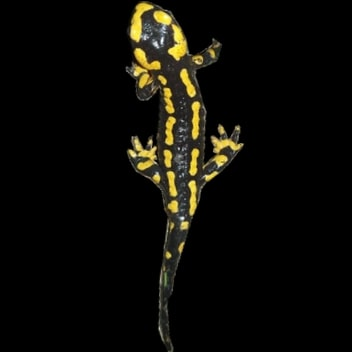
#> input picture 1005.jpg, 352 x 352 px
$ python image_moments.py
#> lines starting #> are read from the running program, lines starting #| are printed output that depends on the picture; after the words box and inside, x2 and y2 are one past the last pixel; in counts of white or black regions, pixels touching at a corner belong together
import cv2
import numpy as np

def image_moment(img):
#> called with img = '1005.jpg'
   image = cv2.imread(img)
#> image is the input picture: shape (352, 352, 3); mean B, G, R 6.8, 11.6, 12.7
   gray = cv2.cvtColor(image,cv2.COLOR_BGR2GRAY)
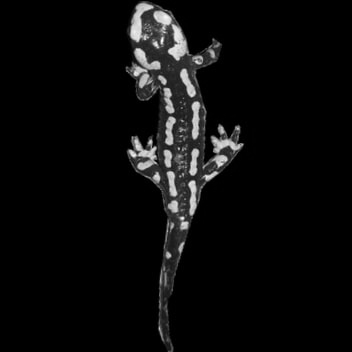
#> gray: shape (352, 352); min 0, max 250, mean 11.4
   blur = cv2.GaussianBlur(gray, (5, 5), 0)
   ret, tresh = cv2.threshold(blur, 140, 255, cv2.THRESH_BINARY)
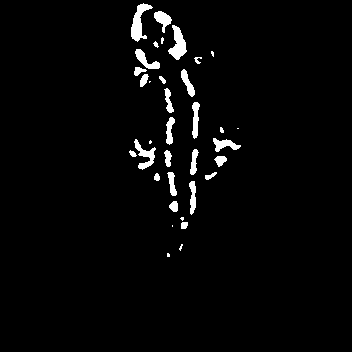
#> tresh: shape (352, 352); 2.8% white; 35 white regions (10 under 20 px)
   cv2.imshow('tresh',tresh)
   contours, _ = cv2.findContours(tresh, cv2.RETR_EXTERNAL, cv2.CHAIN_APPROX_SIMPLE)
#> contours = 35 contours, 12 with area under 20; largest, box (x1, y1, x2, y2) and area: (131, 3, 153, 42) 319, (168, 25, 187, 60) 306, (134, 139, 156, 170) 212, (135, 49, 160, 69) 174, (154, 11, 172, 33) 171
   for contour in contours:
      M = cv2.moments(contour)
      if M["m00"] != 0:
         cx = int(M["m10"] / M["m00"])
         cy = int(M["m01"] / M["m00"])
#> this loop made 35 passes
#> (contour, cx, cy) on pass 23: ([[149, 81], [149, 82], [150, 81]], 149, 81)
#> (cx, cy) on passes 1, 2, 4, 5, 6, 7: (167, 254), (180, 246), (183, 224), (181, 218), (173, 206), (192, 196)

   image_contour = cv2.drawContours(image, contours, -1, (0, 0, 255), 2)
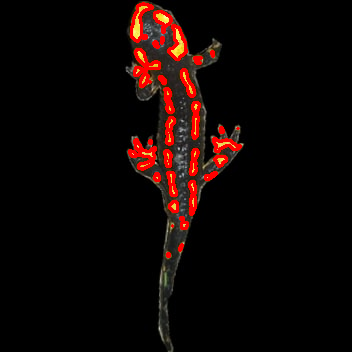
#> image_contour: shape (352, 352, 3); mean B, G, R 4, 5.8, 15.6
   #quadrillage sur l'image pour récuperer les positions
   largeur_image, hauteur_image, _ = image.shape
#> largeur_image = 352; hauteur_image = 352
   espacement_horizontal = 15
   espacement_vertical = 15
   couleur_lignes = (255, 255, 0)
   epaisseur_lignes = 1
   tab_coordonnees =[]

   for y in range(0, hauteur_image, espacement_vertical):
      ligne = []
      cv2.line(image, (0, y), (largeur_image, y), couleur_lignes, epaisseur_lignes)
      for x in range(0, largeur_image, espacement_horizontal):
         cv2.line(image, (x, 0), (x, hauteur_image), couleur_lignes, epaisseur_lignes)
         ligne.append((x,y))
      tab_coordonnees.append(ligne)
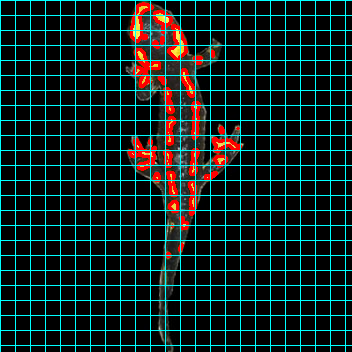
#> image: shape (352, 352, 3); 13.17% of pixels changed, all inside (x1, y1, x2, y2) = (0, 0, 352, 352)
#> after the loop, tab_coordonnees = 24 items

   a = len(tab_coordonnees)
#> a = 24
   b = len(tab_coordonnees[0])
#> b = 24
   print(a,b)
#| 24 24
   tab_is_tache = [[0 for j in range(b)] for i in range(a)]

   distance_seuil = 1
   # Vérification des contours pour chaque case du tableau
   for i, ligne in enumerate(tab_coordonnees):
      for j, case in enumerate(ligne):
         x, y = case
         case_contour = False  # Initialisation du drapeau de contour
         for contour in contours:
            if cv2.pointPolygonTest(contour, (x, y), False) >= distance_seuil:
               case_contour = True
               break
         if case_contour:
            tab_is_tache[i][j]=1

         else:
            tab_is_tache[i][j]=0
#> this loop made 24 passes
#> after the loop, tab_is_tache = 24 items

   for i in range (a-1):
      for j in range(b-1):
         if (tab_is_tache[i][j]==1):
            if (tab_is_tache[i+1][j]==1):
               tab_is_tache[i][j]=2
            elif(tab_is_tache[i][j+1]==1):
               tab_is_tache[i][j]=2


   for ligne in tab_is_tache:
      print(ligne)
   cv2.imshow('Contour de la forme', image_contour)
   cv2.waitKey(0)
   cv2.destroyAllWindows()


if __name__ == '__main__':
    image_moment('1005.jpg')
